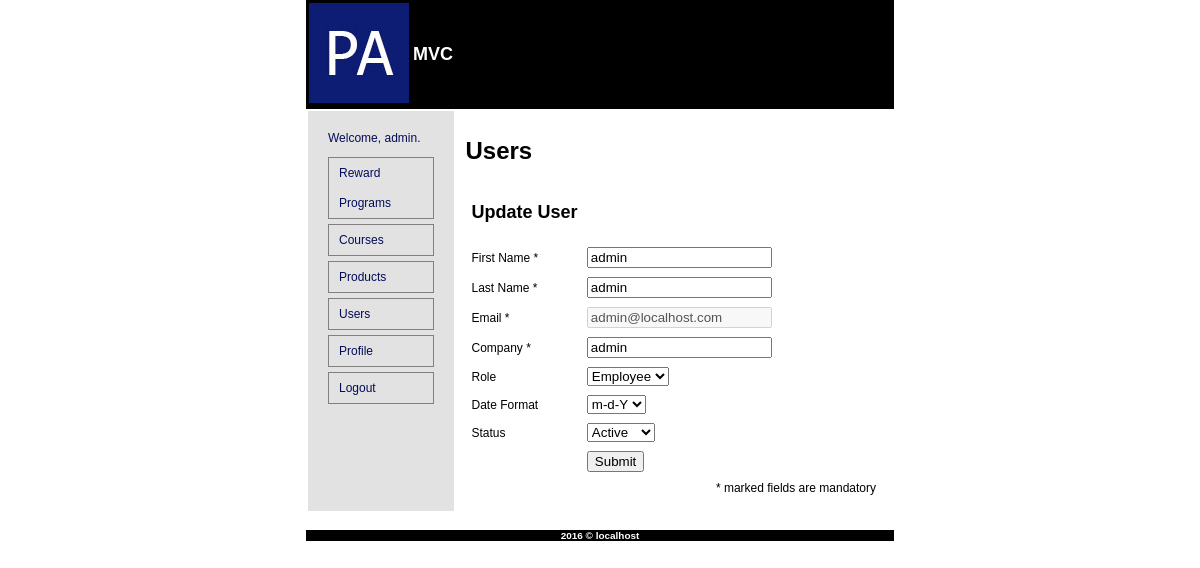
Screenshot of /?controller=user&action=edit&id=17 (signed in) with the database file from the repository.
### tables this page shows
CREATE TABLE IF NOT EXISTS `brp_user_profile` (
  `id` int(11) NOT NULL AUTO_INCREMENT,
  `uid` int(11) NOT NULL,
  `firstname` varchar(50) NOT NULL,
  `lastname` varchar(50) NOT NULL,
  `role` varchar(20) NOT NULL,
  `company` varchar(255) NOT NULL,
  `date_format` varchar(25) NOT NULL,
  `pending_requests` int(11) DEFAULT '0',
  `last_activity` datetime NOT NULL,
  PRIMARY KEY (`id`),
  UNIQUE KEY `uid` (`uid`)
);

CREATE TABLE IF NOT EXISTS `brp_user` (
  `id` int(11) NOT NULL AUTO_INCREMENT,
  `email` varchar(200) NOT NULL,
  `pass` text NOT NULL,
  `status` varchar(25) NOT NULL,
  `created` datetime NOT NULL,
  PRIMARY KEY (`id`)
);

### index.php (called while the page is built, shortened)
<?php
try {
	require_once __SITE_PATH . "/config/routes.php";
}
catch(Exception $e) {
	render('error',array('message'=>$e->getMessage()));
}
?>

### app/models/user.model.php (called while the page is built, shortened)
<?php
class User{
	public static function show($arr = array()){
		global $db;
		if(empty($arr)){
			$st = $db->prepare("SELECT `brp_user`.`id`, `email`, `status`, `firstname`, `lastname`, `company` FROM `brp_user`, `brp_user_profile` WHERE `brp_user`.`id` = `brp_user_profile`.`uid`");
		}
		else if(!empty($arr['id'])){
			$st = $db->prepare("SELECT `brp_user`.`id`, `email`, `status`, `created`, `firstname`, `lastname`, `company`, `role`, `date_format`, `last_activity` FROM `brp_user`, `brp_user_profile` WHERE `brp_user`.`id` = `brp_user_profile`.`uid` AND `brp_user`.`id`=:id");
		}
		else{
			throw new Exception("Unsupported property!");
		}
		$st->execute($arr);
		return $st->fetchAll(PDO::FETCH_CLASS, "User");
	}
}
?>

### app/views/user/edit.php (the view, shortened to what this page needs)
<form name="user" method="post" action="?controller=user&action=update">
	<table style="width:100%;" cellspacing="3" cellpadding="3">
		<tr>
			<td colspan="2"><h2>Update User</h2></td>
		</tr>
		<tr>
			<td>First Name *</td>
			<td><input type="text" name="firstname" value="<?php echo $users->firstname; ?>"></td>
		</tr>
		<tr>
			<td>Last Name *</td>
			<td><input type="text" name="lastname" value="<?php echo $users->lastname; ?>"></td>
		</tr>
		<tr>
			<td>Email *</td>
			<td><input type="text" name="email" value="<?php echo $users->email; ?>" disabled></td>
		</tr>
		<tr>
			<td>Company *</td>
			<td><input type="text" name="company" value="<?php echo $users->company; ?>"></td>
		</tr>
		<tr>
			<td>Role</td>
			<td>
				<select name="role" id="role">
					<option value="Employee">Employee</option>
				</select>
			</td>
		</tr>
		<tr>
			<td>Date Format</td>
			<td>
				<select name="date_format" id="date_format">
					<option value="m-d-Y">m-d-Y</option>
				</select>
			</td>
		</tr>
		<tr>
			<td>Status</td>
			<td>
				<select name="status" id="status">
					<option value="Active">Active</option>
				</select>
			</td>
		</tr>
		<tr>
			<td>&nbsp;</td>
			<td><input type="submit" name="submit" value="Submit"></td>
		</tr>
		<tr>
			<td>&nbsp;</td>
			<td class="align-right">* marked fields are mandatory</td>
		</tr>
	</table>
</form>

### app/assets/css/styles.css (style rules this page uses)
html, body { width:70%; margin:auto; }
html, body, div, table, tr, td, p, ul, li, a, h1, h2, h3, h4, h5, h6, span, font { font-family: Arial; }
html, body, div, table, tr, td, p, ul, li, a, span, font { font-size:12px; }
.align-right { text-align:right; }

### rows the page displays
brp_user_profile: firstname "admin", lastname "admin", email "admin@localhost.com", company "admin"

### other values shown
Session::get('firstname') "admin"
$title "Users"
$GLOBALS['defaultFooter'] "2016 © localhost"
